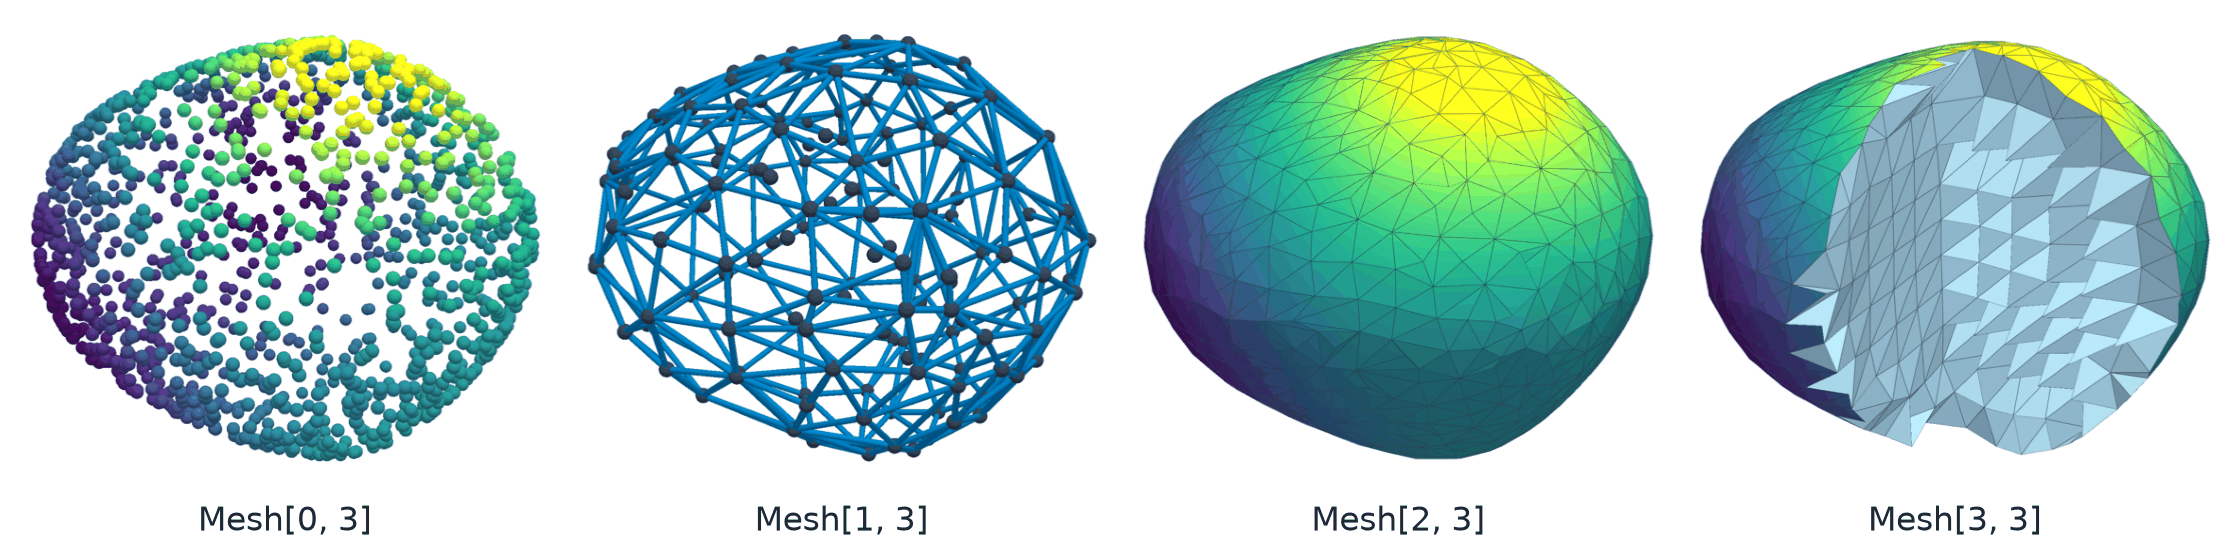

Source code (Python):
# SPDX-FileCopyrightText: Copyright (c) 2023 - 2026 NVIDIA CORPORATION & AFFILIATES.
# SPDX-FileCopyrightText: All rights reserved.
# SPDX-License-Identifier: Apache-2.0
#
# Licensed under the Apache License, Version 2.0 (the "License");
# you may not use this file except in compliance with the License.
# You may obtain a copy of the License at
#
# http://www.apache.org/licenses/LICENSE-2.0
#
# Unless required by applicable law or agreed to in writing, software
# distributed under the License is distributed on an "AS IS" BASIS,
# WITHOUT WARRANTIES OR CONDITIONS OF ANY KIND, either express or implied.
# See the License for the specific language governing permissions and
# limitations under the License.

"""Render one blob as a point cloud, an edge graph, a surface, and a cut-open volume."""

from pathlib import Path

import matplotlib.pyplot as plt
import numpy as np
import pyvista as pv
import torch
from _style import (
    SECOND,
    SEQUENTIAL,
    SURFACE,
    SURFACE_EDGE,
    render,
    save,
    spheres,
)

from physicsnemo.mesh import Mesh
from physicsnemo.mesh.generate import mesh_implicit_domain
from physicsnemo.mesh.io import to_pyvista

OUTPUT = Path(__file__).parent / "mesh_hero_strip.png"

VIEW = (1.0, -1.5, 0.9)
WINDOW = (900, 900)
BOUNDS = ([-1.5, -1.4, -1.3], [1.5, 1.4, 1.3])


def _blob(x):
    """A smooth, slightly lumpy blob: negative inside, positive outside."""

    radius = (x / x.new_tensor([1.1, 1.0, 1.0])).norm(dim=-1)
    lumps = 0.09 * torch.sin(3.0 * x[..., 0]) * torch.cos(2.5 * x[..., 1])
    return radius - 1.0 - lumps - 0.07 * torch.sin(3.5 * x[..., 2] + 1.0)


def _field(points):
    """A smooth scalar field that colors every panel the same way."""

    x, y, z = torch.as_tensor(points, dtype=torch.float64).unbind(-1)
    return (torch.sin(2.2 * x + 0.6) + torch.cos(2.0 * y) + 1.2 * z).numpy()


def _keys(triangles):
    """One integer per triangle, independent of the vertex order."""

    a, b, c = triangles.sort(dim=1).values.long().unbind(1)
    return (a * 2**20 + b) * 2**20 + c


def _trim(image, pad=8):
    """Crop the white margin around a rendered image."""

    mask = (image < 250).any(axis=-1)
    rows, cols = np.nonzero(mask)
    r0, r1 = max(rows.min() - pad, 0), min(rows.max() + pad, image.shape[0])
    c0, c1 = max(cols.min() - pad, 0), min(cols.max() + pad, image.shape[1])
    return image[r0:r1, c0:c1]


def main():
    """Generate the documentation image."""

    torch.manual_seed(0)
    volume = mesh_implicit_domain(_blob, BOUNDS, h=0.17).to(torch.float32)
    surface = volume.get_boundary_mesh()
    coarse = mesh_implicit_domain(_blob, BOUNDS, h=0.38).get_boundary_mesh()

    ### Mesh[0, 3]: points sampled uniformly on the surface
    cell_indices = torch.multinomial(surface.cell_areas, 1400, replacement=True)
    cloud = Mesh(points=surface.sample_random_points_on_cells(cell_indices))

    ### Mesh[1, 3]: the edge graph of a coarse surface
    graph = coarse.to(torch.float32).to_edge_graph()

    limits = (float(_field(surface.points).min()), float(_field(surface.points).max()))
    common = {"cmap": SEQUENTIAL, "clim": limits, "show_scalar_bar": False}

    cloud_pv = spheres(cloud.points.numpy(), radius=0.03)
    cloud_pv["f"] = _field(cloud_pv.points)
    graph_tubes = to_pyvista(graph).tube(radius=0.014)
    nodes = spheres(graph.points.numpy(), radius=0.035)
    surface_pv = to_pyvista(surface)
    surface_pv["f"] = _field(surface_pv.points)

    # Cut the volume open: drop the tetrahedra in the quarter that faces the
    # camera, then split the exposed triangles into the outer skin and the cut.
    centroids = volume.cell_centroids
    kept = volume.slice_cells(~((centroids[:, 0] > 0.0) & (centroids[:, 1] < 0.0)))
    exposed = kept.get_boundary_mesh()
    on_skin = torch.isin(_keys(exposed.cells), _keys(surface.cells))
    skin_pv = to_pyvista(exposed.slice_cells(on_skin))
    skin_pv["f"] = _field(skin_pv.points)
    walls_pv = to_pyvista(exposed.slice_cells(~on_skin))

    edges = {"show_edges": True, "edge_color": SURFACE_EDGE, "line_width": 0.4}
    panels = [
        (cloud, [(cloud_pv, {"scalars": "f", **common, "smooth_shading": True})]),
        (
            graph,
            [
                (graph_tubes, {"color": SECOND}),
                (nodes, {"color": SURFACE_EDGE, "smooth_shading": True}),
            ],
        ),
        (surface, [(surface_pv, {"scalars": "f", **common, **edges})]),
        (
            volume,
            [
                (skin_pv, {"scalars": "f", **common, **edges}),
                (walls_pv, {"color": SURFACE, **edges}),
            ],
        ),
    ]

    figure, axes = plt.subplots(1, 4, figsize=(14.0, 3.4))
    for axis, (mesh, actors) in zip(axes, panels):
        image = _trim(render(actors, window_size=WINDOW, zoom=1.0, view_vector=VIEW))
        axis.imshow(image)
        axis.set_axis_off()
    figure.subplots_adjust(left=0.01, right=0.99, top=0.99, bottom=0.1, wspace=0.06)
    for axis, (mesh, _) in zip(axes, panels):
        box = axis.get_position()
        figure.text(
            (box.x0 + box.x1) / 2,
            0.01,
            f"Mesh[{mesh.n_manifold_dims}, {mesh.n_spatial_dims}]",
            ha="center",
            va="bottom",
            fontsize=15,
        )
    save(figure, OUTPUT)


if __name__ == "__main__":
    main()
